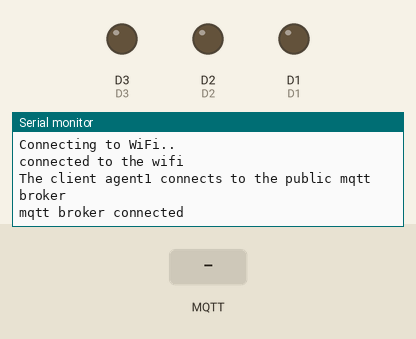
Simulated run of this sketch. Board: ESP8266 (NodeMCU). Shown: output pins drawn as LEDs (lit = HIGH), the last lines printed to the serial monitor. Inputs (shaded band) come from the test bench. WiFi joins after 1.5 s; servers stay silent unless stated; network time is answered at once with the bench clock; the local clock reads 2024-03-15 10:24:30 at power-on unless the sketch sets it; no MQTT or app messages arrive unless stated.

Above: at 3.2 s.
3.3 s: MQTT message "1" arrives on the first subscribed topic
At 4.1 s:
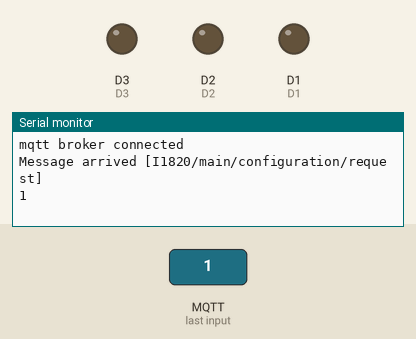
4.8 s: MQTT message "on" arrives on the first subscribed topic
At 5.2 s:
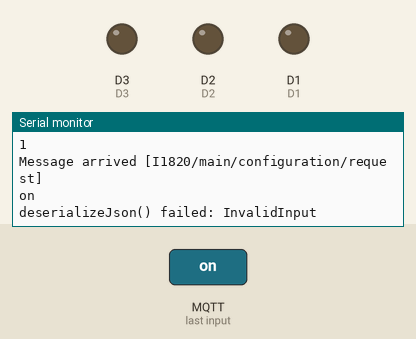
6.3 s: MQTT message "off" arrives on the first subscribed topic
At 7.5 s:
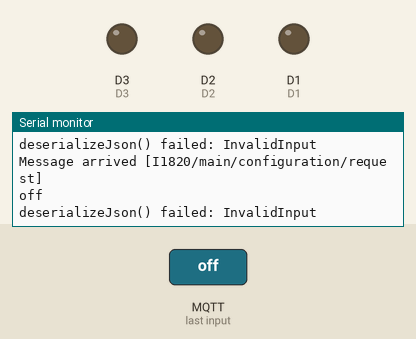

The sketch:

agent.ino
```cpp
#include <ESP8266WiFi.h>
#include <PubSubClient.h>
#include <ArduinoJson.h>
#include <NTPClient.h>
#include <WiFiUdp.h>

// pins
#define D1 5
#define D2 4
#define D3 0
#define D4 2


WiFiClient espClient;
PubSubClient client(espClient);

WiFiUDP ntpUDP;
NTPClient timeClient(ntpUDP, "pool.ntp.org");

String client_id = "agent1";
unsigned long current_time = 0;
unsigned long previous_time = 0;
unsigned int ping_log_time = 10000;

int ldr_value = 0;


const char *ssid     = "";
const char *password = "";

const char *SERVER_IP = "192.168.1.128";


const char* PING_TOPIC = "I1820/main/agent/ping";
const char* LOG_TOPIC = "I1820/main/log/send";
const char* REQUEST_TOPIC = "I1820/main/configuration/request";
const char* MESSAGE_TYPE = "lamp";

void ping(){
    StaticJsonDocument<512> resp_json;
    resp_json["id"] = client_id;
    resp_json["things"][0]["id"] = "t1";
    resp_json["things"][0]["type"] = "lamp";
    resp_json["things"][1]["id"] = "t2";
    resp_json["things"][1]["type"] = "lamp";
    resp_json["things"][2]["id"] = "t3";
    resp_json["things"][2]["type"] = "lamp";
    resp_json["things"][3]["id"] = "t4";
    resp_json["things"][3]["type"] = "lamp";
    resp_json["things"][4]["id"] = "l1";
    resp_json["things"][4]["type"] = "light";
    char msg[512];
    serializeJson(resp_json, msg);
    client.publish(PING_TOPIC , msg);
}

void logg(){
  ldr_value = analogRead(A0);
  int ldr_mapped = map(ldr_value , 0 , 1023 , 0 , 100);
  StaticJsonDocument<512> resp_json;
  resp_json["agent"] = client_id;
  resp_json["timestamp"] = timeClient.getEpochTime();
  resp_json["type"] = "light";
  resp_json["device"] = "l1";
  resp_json["states"][0]["name"] = "light";
  resp_json["states"][0]["value"] = ldr_mapped;
  char msg[512];
  serializeJson(resp_json, msg);
  client.publish(LOG_TOPIC , msg);
}


void setup() {
  // Serial port for debugging purposes
  Serial.begin(9600);
  // Connect to Wi-Fi
  WiFi.begin(ssid, password);
  while (WiFi.status() != WL_CONNECTED) {
    delay(1000);
    Serial.println("Connecting to WiFi..");
  }

  Serial.println("connected to the wifi");

  //connecting to a mqtt broker
  client.setServer(SERVER_IP, 1883);
  client.setCallback(callback);

  while (!client.connected()) {
      Serial.printf("The client %s connects to the public mqtt broker\n", client_id.c_str());
      if (client.connect(client_id.c_str())) {
          Serial.println("mqtt broker connected");
      } else {
          Serial.print("failed with state ");
          Serial.print(client.state());
          delay(2000);
      }
  }

  timeClient.begin();
  timeClient.setTimeOffset(12600);
  client.subscribe(REQUEST_TOPIC);
// LED pins
  pinMode(D1, OUTPUT);
  pinMode(D2, OUTPUT);
  pinMode(D3, OUTPUT);
  pinMode(D4, OUTPUT);


}


void callback(char* topic, byte* payload, unsigned int length){

  Serial.printf("Message arrived [%s]\n", topic);
  for (int i = 0; i < length; i++) {
    Serial.print((char)payload[i]);
  }
  Serial.println();

  char* jsonBody = (char*) payload;
  if(!strcmp(topic, REQUEST_TOPIC)){
    StaticJsonDocument<512> doc;

    DeserializationError error = deserializeJson(doc, jsonBody, length);

    if (error) {
      Serial.print(F("deserializeJson() failed: "));
      Serial.println(error.f_str());
      return;
    }


    if(!strcmp("lamp" , doc["type"])){
      if(!strcmp("t1" , doc["device"])){
        if(doc["settings"][0]["value"]){
          digitalWrite(D1,HIGH);
        }else{
          digitalWrite(D1,LOW);
        }

      }else if(!strcmp("t2" , doc["device"])){
        if(doc["settings"][0]["value"]){
          digitalWrite(D2,HIGH);
        }else{
          digitalWrite(D2,LOW);
        }
      }else if(!strcmp("t3" , doc["device"])){
        if(doc["settings"][0]["value"]){
          digitalWrite(D3,HIGH);
        }else{
          digitalWrite(D3,LOW);
        }
      }else if(!strcmp("t4" , doc["device"])){
        if(doc["settings"][0]["value"]){
          digitalWrite(D4,HIGH);
        }else{
          digitalWrite(D4,LOW);
        }
      }
    }
  }

}


void loop() {
  timeClient.update();
  current_time = millis();
  client.loop();
  if ((unsigned long)(current_time - previous_time) >= ping_log_time){
    ping();
    logg();
    previous_time = current_time;
  }


}
```

Measured:
- after the input at 3.3 s, the serial monitor: prints a new line at once (image 1)
- after the input at 4.8 s, the serial monitor: prints a new line at once (image 2)
- after the input at 6.3 s, the serial monitor: prints a new line at once (image 3)
